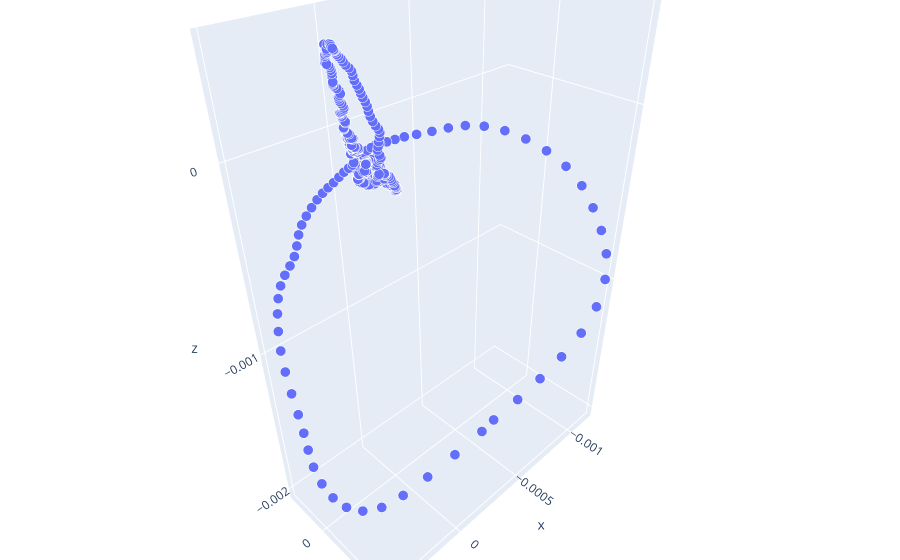
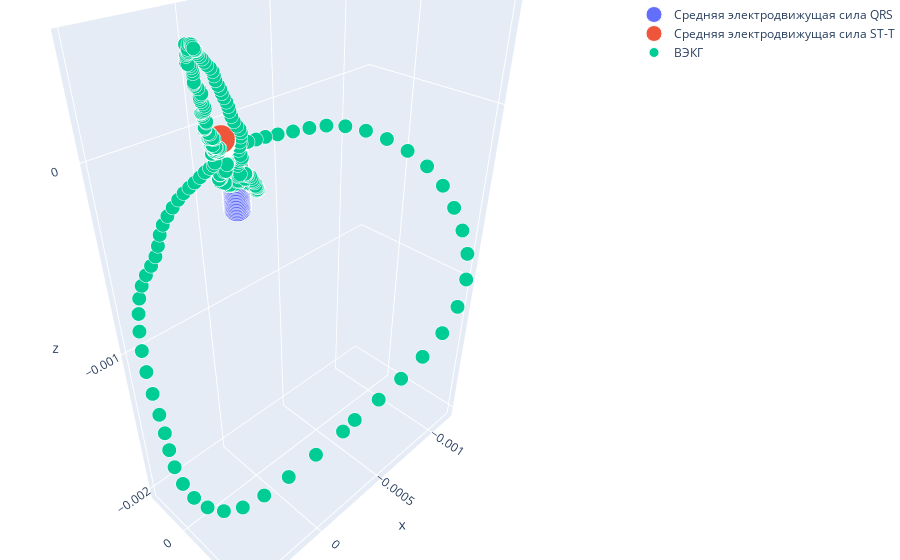

Notebook cell for these charts, in order:
### Code cell
input ={}
input["data_edf"] = '../dataset/EDF EF/00030.edf'
input["n_term_start"] = 3
input["n_term_finish"] = None
input["filt"] = False
input["f_sreza"] = 0.7
input["f_sampling"] = 700
input["show_detected_pqrst"] = True
input["show_ecg"] = True
input["plot_3d"] = True
input["save_images"] = False
input["show_log_scaling"] = True
input["cancel_showing"] = False
input["qrs_loop_area"] = True
input["t_loop_area"] = True
input["show_log_loop_area"] = True
input["count_qrst_angle"] = True
input["show_log_qrst_angle"] = True
input['save_coord']=True
res = processing(input)

### Figure 1 — Plotly figure (JSON) as saved in the notebook; plotly's stock layout.template omitted (floating-point values rounded to 4 significant figures; data arrays with more than 128 entries replaced by an {"elided": "..."} marker saying what was removed)
{"data": [{"hovertemplate": "x=%{x}<br>y=%{y}<br>z=%{z}<br>size=%{marker.size}<extra></extra>", "legendgroup": "", "marker": {"color": "#636efa", "opacity": 1, "size": {"elided": "653 int values"}, "sizemode": "area", "sizeref": 1, "symbol": "circle"}, "mode": "markers", "name": "", "scene": "scene", "showlegend": false, "type": "scatter3d", "x": {"elided": "653 float values"}, "y": {"elided": "653 float values"}, "z": {"elided": "653 float values"}}], "layout": {"legend": {"itemsizing": "constant", "tracegroupgap": 0}, "margin": {"b": 0, "l": 0, "r": 0, "t": 0}, "scene": {"domain": {"x": [0, 1], "y": [0, 1]}, "xaxis": {"title": {"text": "x"}}, "yaxis": {"title": {"text": "y"}}, "zaxis": {"title": {"text": "z"}}}}}

### Figure 2 — Plotly figure (JSON) as saved in the notebook; plotly's stock layout.template omitted (floating-point values rounded to 4 significant figures; data arrays with more than 128 entries replaced by an {"elided": "..."} marker saying what was removed)
{"data": [{"marker": {"opacity": 1, "size": [20, 20, 20, 20, 20, 20, 20, 20, 20, 20, 20, 20, 20, 20, 20, 20, 20, 20, 20, 20, 20, 20, 20, 20, 20, 20, 20, 20, 20, 20, 20, 20, 20, 20, 20, 20, 20, 20, 20, 20, 20], "sizemode": "diameter"}, "mode": "markers", "name": "Средняя электродвижущая сила QRS", "type": "scatter3d", "x": [0, 1.099e-06, 2.197e-06, 3.296e-06, 4.395e-06, 5.493e-06, 6.592e-06, 7.69e-06, 8.789e-06, 9.888e-06, 1.099e-05, 1.208e-05, 1.318e-05, 1.428e-05, 1.538e-05, 1.648e-05, 1.758e-05, 1.868e-05, 1.978e-05, 2.087e-05, 2.197e-05, 2.307e-05, 2.417e-05, 2.527e-05, 2.637e-05, 2.747e-05, 2.856e-05, 2.966e-05, 3.076e-05, 3.186e-05, 3.296e-05, 3.406e-05, 3.516e-05, 3.625e-05, 3.735e-05, 3.845e-05, 3.955e-05, 4.065e-05, 4.175e-05, 4.285e-05, 4.395e-05], "y": [0, 1.349e-06, 2.697e-06, 4.046e-06, 5.394e-06, 6.743e-06, 8.091e-06, 9.44e-06, 1.079e-05, 1.214e-05, 1.349e-05, 1.483e-05, 1.618e-05, 1.753e-05, 1.888e-05, 2.023e-05, 2.158e-05, 2.293e-05, 2.427e-05, 2.562e-05, 2.697e-05, 2.832e-05, 2.967e-05, 3.102e-05, 3.236e-05, 3.371e-05, 3.506e-05, 3.641e-05, 3.776e-05, 3.911e-05, 4.046e-05, 4.18e-05, 4.315e-05, 4.45e-05, 4.585e-05, 4.72e-05, 4.855e-05, 4.99e-05, 5.124e-05, 5.259e-05, 5.394e-05], "z": [0, -6.078e-06, -1.216e-05, -1.823e-05, -2.431e-05, -3.039e-05, -3.647e-05, -4.255e-05, -4.862e-05, -5.47e-05, -6.078e-05, -6.686e-05, -7.294e-05, -7.902e-05, -8.509e-05, -9.117e-05, -9.725e-05, -0.0001033, -0.0001094, -0.0001155, -0.0001216, -0.0001276, -0.0001337, -0.0001398, -0.0001459, -0.000152, -0.000158, -0.0001641, -0.0001702, -0.0001763, -0.0001823, -0.0001884, -0.0001945, -0.0002006, -0.0002067, -0.0002127, -0.0002188, -0.0002249, -0.000231, -0.000237, -0.0002431]}, {"marker": {"opacity": 1, "size": [20, 20, 20, 20, 20, 20, 20, 20, 20, 20, 20, 20, 20, 20, 20, 20, 20, 20, 20, 20, 20, 20, 20, 20, 20, 20, 20, 20, 20, 20, 20, 20, 20, 20, 20, 20, 20, 20, 20, 20, 20], "sizemode": "diameter"}, "mode": "markers", "name": "Средняя электродвижущая сила ST-T", "type": "scatter3d", "x": [0, 2.317e-06, 4.633e-06, 6.95e-06, 9.266e-06, 1.158e-05, 1.39e-05, 1.622e-05, 1.853e-05, 2.085e-05, 2.317e-05, 2.548e-05, 2.78e-05, 3.012e-05, 3.243e-05, 3.475e-05, 3.707e-05, 3.938e-05, 4.17e-05, 4.402e-05, 4.633e-05, 4.865e-05, 5.096e-05, 5.328e-05, 5.56e-05, 5.791e-05, 6.023e-05, 6.255e-05, 6.486e-05, 6.718e-05, 6.95e-05, 7.181e-05, 7.413e-05, 7.645e-05, 7.876e-05, 8.108e-05, 8.34e-05, 8.571e-05, 8.803e-05, 9.035e-05, 9.266e-05], "y": [0, 1.049e-06, 2.098e-06, 3.147e-06, 4.196e-06, 5.245e-06, 6.294e-06, 7.343e-06, 8.392e-06, 9.441e-06, 1.049e-05, 1.154e-05, 1.259e-05, 1.364e-05, 1.469e-05, 1.574e-05, 1.678e-05, 1.783e-05, 1.888e-05, 1.993e-05, 2.098e-05, 2.203e-05, 2.308e-05, 2.413e-05, 2.518e-05, 2.623e-05, 2.727e-05, 2.832e-05, 2.937e-05, 3.042e-05, 3.147e-05, 3.252e-05, 3.357e-05, 3.462e-05, 3.567e-05, 3.672e-05, 3.776e-05, 3.881e-05, 3.986e-05, 4.091e-05, 4.196e-05], "z": [0, 1.881e-06, 3.761e-06, 5.642e-06, 7.523e-06, 9.403e-06, 1.128e-05, 1.316e-05, 1.505e-05, 1.693e-05, 1.881e-05, 2.069e-05, 2.257e-05, 2.445e-05, 2.633e-05, 2.821e-05, 3.009e-05, 3.197e-05, 3.385e-05, 3.573e-05, 3.761e-05, 3.949e-05, 4.137e-05, 4.325e-05, 4.514e-05, 4.702e-05, 4.89e-05, 5.078e-05, 5.266e-05, 5.454e-05, 5.642e-05, 5.83e-05, 6.018e-05, 6.206e-05, 6.394e-05, 6.582e-05, 6.77e-05, 6.958e-05, 7.146e-05, 7.334e-05, 7.523e-05]}, {"marker": {"opacity": 1, "size": {"elided": "653 int values"}, "sizemode": "diameter"}, "mode": "markers", "name": "ВЭКГ", "type": "scatter3d", "x": {"elided": "653 float values"}, "y": {"elided": "653 float values"}, "z": {"elided": "653 float values"}}], "layout": {"margin": {"b": 0, "l": 0, "r": 0, "t": 0}}}
